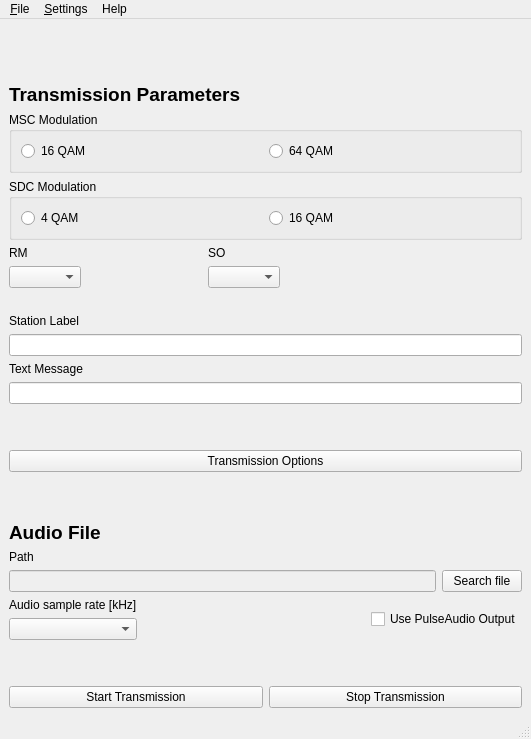
<?xml version="1.0" encoding="UTF-8"?>
<ui version="4.0">
 <class>MainWindow</class>
 <widget class="QMainWindow" name="MainWindow">
  <property name="geometry">
   <rect>
    <x>0</x>
    <y>0</y>
    <width>531</width>
    <height>739</height>
   </rect>
  </property>
  <property name="windowTitle">
   <string>MainWindow</string>
  </property>
  <widget class="QWidget" name="centralwidget">
   <layout class="QVBoxLayout" name="verticalLayout_2">
    <item>
     <layout class="QVBoxLayout" name="logos">
      <item>
       <layout class="QHBoxLayout" name="horizontalLayout_6">
        <item>
         <widget class="QLabel" name="label_10">
          <property name="text">
           <string/>
          </property>
          <property name="pixmap">
           <pixmap>drm_gui_local/drm.gif</pixmap>
          </property>
         </widget>
        </item>
        <item>
         <spacer name="horizontalSpacer">
          <property name="orientation">
           <enum>Qt::Horizontal</enum>
          </property>
          <property name="sizeHint" stdset="0">
           <size>
            <width>40</width>
            <height>20</height>
           </size>
          </property>
         </spacer>
        </item>
        <item>
         <widget class="QLabel" name="label_11">
          <property name="text">
           <string/>
          </property>
          <property name="pixmap">
           <pixmap>drm_gui_local/grlogo.svg</pixmap>
          </property>
          <property name="scaledContents">
           <bool>false</bool>
          </property>
         </widget>
        </item>
       </layout>
      </item>
      <item>
       <spacer name="verticalSpacer_4">
        <property name="orientation">
         <enum>Qt::Vertical</enum>
        </property>
        <property name="sizeHint" stdset="0">
         <size>
          <width>20</width>
          <height>14</height>
         </size>
        </property>
       </spacer>
      </item>
     </layout>
    </item>
    <item>
     <widget class="QLabel" name="main_label">
      <property name="font">
       <font>
        <pointsize>14</pointsize>
        <weight>75</weight>
        <bold>true</bold>
       </font>
      </property>
      <property name="text">
       <string>Transmission Parameters</string>
      </property>
     </widget>
    </item>
    <item>
     <layout class="QVBoxLayout" name="sdc_msc">
      <item>
       <widget class="QGroupBox" name="groupBox">
        <property name="title">
         <string>MSC Modulation</string>
        </property>
        <layout class="QHBoxLayout" name="horizontalLayout_5">
         <item>
          <widget class="QRadioButton" name="msc_16">
           <property name="text">
            <string>16 QAM</string>
           </property>
          </widget>
         </item>
         <item>
          <widget class="QRadioButton" name="msc_64">
           <property name="text">
            <string>64 QAM</string>
           </property>
          </widget>
         </item>
        </layout>
       </widget>
      </item>
      <item>
       <widget class="QGroupBox" name="groupBox_2">
        <property name="title">
         <string>SDC Modulation</string>
        </property>
        <layout class="QHBoxLayout" name="horizontalLayout_7">
         <item>
          <widget class="QRadioButton" name="sdc_4">
           <property name="text">
            <string>4 QAM</string>
           </property>
          </widget>
         </item>
         <item>
          <widget class="QRadioButton" name="sdc_16">
           <property name="text">
            <string>16 QAM</string>
           </property>
          </widget>
         </item>
        </layout>
       </widget>
      </item>
     </layout>
    </item>
    <item>
     <layout class="QHBoxLayout" name="horizontalLayout_3">
      <item>
       <layout class="QVBoxLayout" name="verticalLayout_7">
        <item>
         <layout class="QHBoxLayout" name="horizontalLayout_2">
          <item>
           <layout class="QVBoxLayout" name="verticalLayout">
            <item>
             <widget class="QLabel" name="rm_label">
              <property name="text">
               <string>RM</string>
              </property>
             </widget>
            </item>
            <item>
             <widget class="QComboBox" name="rm_box"/>
            </item>
           </layout>
          </item>
          <item>
           <spacer name="horizontalSpacer_2">
            <property name="orientation">
             <enum>Qt::Horizontal</enum>
            </property>
            <property name="sizeHint" stdset="0">
             <size>
              <width>121</width>
              <height>20</height>
             </size>
            </property>
           </spacer>
          </item>
          <item>
           <layout class="QVBoxLayout" name="verticalLayout_5">
            <item>
             <widget class="QLabel" name="so_label">
              <property name="text">
               <string>SO</string>
              </property>
             </widget>
            </item>
            <item>
             <widget class="QComboBox" name="so_box">
              <property name="enabled">
               <bool>true</bool>
              </property>
             </widget>
            </item>
           </layout>
          </item>
         </layout>
        </item>
        <item>
         <spacer name="verticalSpacer_2">
          <property name="orientation">
           <enum>Qt::Vertical</enum>
          </property>
          <property name="sizeHint" stdset="0">
           <size>
            <width>20</width>
            <height>20</height>
           </size>
          </property>
         </spacer>
        </item>
       </layout>
      </item>
      <item>
       <spacer name="horizontalSpacer_4">
        <property name="orientation">
         <enum>Qt::Horizontal</enum>
        </property>
        <property name="sizeHint" stdset="0">
         <size>
          <width>40</width>
          <height>20</height>
         </size>
        </property>
       </spacer>
      </item>
     </layout>
    </item>
    <item>
     <layout class="QVBoxLayout" name="texts">
      <item>
       <layout class="QVBoxLayout" name="verticalLayout_9">
        <item>
         <layout class="QVBoxLayout" name="verticalLayout_3">
          <item>
           <widget class="QLabel" name="label_5">
            <property name="text">
             <string>Station Label</string>
            </property>
           </widget>
          </item>
          <item>
           <widget class="QLineEdit" name="station_label"/>
          </item>
         </layout>
        </item>
        <item>
         <layout class="QVBoxLayout" name="verticalLayout_4">
          <item>
           <widget class="QLabel" name="label_6">
            <property name="text">
             <string>Text Message</string>
            </property>
           </widget>
          </item>
          <item>
           <widget class="QLineEdit" name="text_message"/>
          </item>
         </layout>
        </item>
       </layout>
      </item>
      <item>
       <spacer name="verticalSpacer_5">
        <property name="orientation">
         <enum>Qt::Vertical</enum>
        </property>
        <property name="sizeHint" stdset="0">
         <size>
          <width>20</width>
          <height>40</height>
         </size>
        </property>
       </spacer>
      </item>
      <item>
       <widget class="QPushButton" name="transmissionOptionsBtn">
        <property name="text">
         <string>Transmission Options</string>
        </property>
       </widget>
      </item>
      <item>
       <spacer name="verticalSpacer_3">
        <property name="orientation">
         <enum>Qt::Vertical</enum>
        </property>
        <property name="sizeHint" stdset="0">
         <size>
          <width>20</width>
          <height>43</height>
         </size>
        </property>
       </spacer>
      </item>
     </layout>
    </item>
    <item>
     <layout class="QVBoxLayout" name="audio_file">
      <item>
       <widget class="QLabel" name="label_7">
        <property name="font">
         <font>
          <pointsize>14</pointsize>
          <weight>75</weight>
          <bold>true</bold>
         </font>
        </property>
        <property name="text">
         <string>Audio File</string>
        </property>
       </widget>
      </item>
      <item>
       <widget class="QLabel" name="label_8">
        <property name="text">
         <string>Path</string>
        </property>
       </widget>
      </item>
     </layout>
    </item>
    <item>
     <layout class="QHBoxLayout" name="path_folder">
      <item>
       <widget class="QLineEdit" name="file_path">
        <property name="enabled">
         <bool>false</bool>
        </property>
       </widget>
      </item>
      <item>
       <widget class="QPushButton" name="search_file_btn">
        <property name="enabled">
         <bool>true</bool>
        </property>
        <property name="text">
         <string>Search file</string>
        </property>
       </widget>
      </item>
     </layout>
    </item>
    <item>
     <layout class="QHBoxLayout" name="horizontalLayout_4">
      <item>
       <layout class="QVBoxLayout" name="audiosamp">
        <item>
         <widget class="QLabel" name="label_9">
          <property name="text">
           <string>Audio sample rate [kHz]</string>
          </property>
         </widget>
        </item>
        <item>
         <widget class="QComboBox" name="audio_samp"/>
        </item>
       </layout>
      </item>
      <item>
       <spacer name="horizontalSpacer_3">
        <property name="orientation">
         <enum>Qt::Horizontal</enum>
        </property>
        <property name="sizeHint" stdset="0">
         <size>
          <width>40</width>
          <height>20</height>
         </size>
        </property>
       </spacer>
      </item>
      <item>
       <widget class="QCheckBox" name="pulse_check">
        <property name="text">
         <string>Use PulseAudio Output</string>
        </property>
       </widget>
      </item>
     </layout>
    </item>
    <item>
     <layout class="QVBoxLayout" name="verticalLayout_6">
      <item>
       <spacer name="verticalSpacer">
        <property name="orientation">
         <enum>Qt::Vertical</enum>
        </property>
        <property name="sizeHint" stdset="0">
         <size>
          <width>20</width>
          <height>40</height>
         </size>
        </property>
       </spacer>
      </item>
      <item>
       <layout class="QHBoxLayout" name="horizontalLayout">
        <item>
         <widget class="QPushButton" name="start_btn">
          <property name="text">
           <string>Start Transmission</string>
          </property>
         </widget>
        </item>
        <item>
         <widget class="QPushButton" name="stop_btn">
          <property name="enabled">
           <bool>true</bool>
          </property>
          <property name="text">
           <string>Stop Transmission</string>
          </property>
          <property name="shortcut">
           <string>Ctrl+S</string>
          </property>
         </widget>
        </item>
       </layout>
      </item>
     </layout>
    </item>
   </layout>
  </widget>
  <widget class="QMenuBar" name="menubar">
   <property name="geometry">
    <rect>
     <x>0</x>
     <y>0</y>
     <width>531</width>
     <height>27</height>
    </rect>
   </property>
   <widget class="QMenu" name="menu_File">
    <property name="title">
     <string>&amp;File</string>
    </property>
    <addaction name="actionOpen"/>
    <addaction name="separator"/>
    <addaction name="action_Exit_Alt_F4"/>
   </widget>
   <widget class="QMenu" name="menu_Settings">
    <property name="title">
     <string>&amp;Settings</string>
    </property>
    <addaction name="actionTransmission_Options"/>
   </widget>
   <widget class="QMenu" name="menu_About">
    <property name="title">
     <string>Help</string>
    </property>
    <addaction name="actionAbout"/>
   </widget>
   <addaction name="menu_File"/>
   <addaction name="menu_Settings"/>
   <addaction name="menu_About"/>
  </widget>
  <widget class="QStatusBar" name="statusbar"/>
  <action name="actionOpen">
   <property name="text">
    <string>Open</string>
   </property>
  </action>
  <action name="action_Exit_Alt_F4">
   <property name="text">
    <string>&amp;Exit       Alt +F4</string>
   </property>
  </action>
  <action name="actionTransmission_Options">
   <property name="text">
    <string>Transmission Options</string>
   </property>
  </action>
  <action name="actionAbout">
   <property name="text">
    <string>About</string>
   </property>
  </action>
 </widget>
 <resources/>
 <connections>
  <connection>
   <sender>start_btn</sender>
   <signal>clicked()</signal>
   <receiver>stop_btn</receiver>
   <slot>show()</slot>
   <hints>
    <hint type="sourcelabel">
     <x>135</x>
     <y>786</y>
    </hint>
    <hint type="destinationlabel">
     <x>391</x>
     <y>786</y>
    </hint>
   </hints>
  </connection>
  <connection>
   <sender>start_btn</sender>
   <signal>clicked()</signal>
   <receiver>start_btn</receiver>
   <slot>hide()</slot>
   <hints>
    <hint type="sourcelabel">
     <x>135</x>
     <y>786</y>
    </hint>
    <hint type="destinationlabel">
     <x>135</x>
     <y>786</y>
    </hint>
   </hints>
  </connection>
  <connection>
   <sender>stop_btn</sender>
   <signal>clicked()</signal>
   <receiver>start_btn</receiver>
   <slot>show()</slot>
   <hints>
    <hint type="sourcelabel">
     <x>391</x>
     <y>786</y>
    </hint>
    <hint type="destinationlabel">
     <x>135</x>
     <y>786</y>
    </hint>
   </hints>
  </connection>
  <connection>
   <sender>stop_btn</sender>
   <signal>clicked()</signal>
   <receiver>stop_btn</receiver>
   <slot>hide()</slot>
   <hints>
    <hint type="sourcelabel">
     <x>391</x>
     <y>786</y>
    </hint>
    <hint type="destinationlabel">
     <x>391</x>
     <y>786</y>
    </hint>
   </hints>
  </connection>
 </connections>
</ui>
